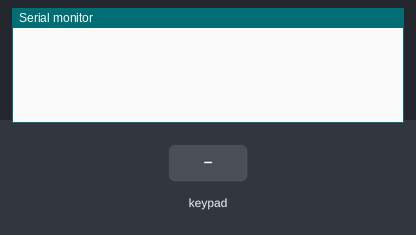
The sketch below on a simulated Arduino Uno, built with avr-gcc and run on an emulated ATmega328P. On the bench: the last lines printed to the serial monitor. The inputs (shaded band) are chosen by the test bench.

Above: at 1.2 s.
1.3 s: key '1' pressed
At 1.9 s:
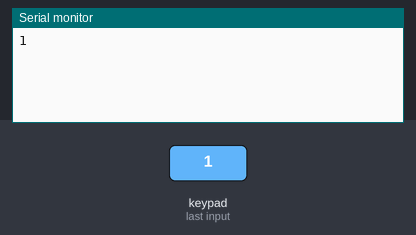
2.8 s: keypad keys 1 2 3 pressed 0.4 s apart
At 3.47 s:
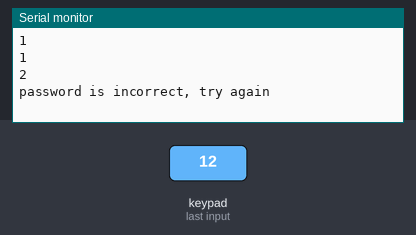
5.5 s: key '*' pressed
At 6.7 s:
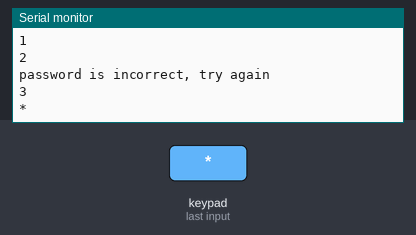
7.0 s: keypad keys 1 2 3 # pressed 0.4 s apart
At 9.5 s:
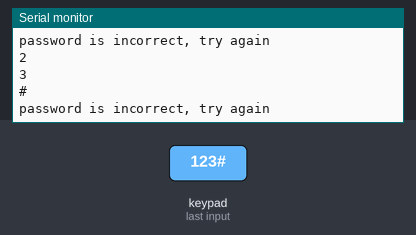
10.1 s: keypad keys 1 2 3 * pressed 0.4 s apart
At 11.2 s:
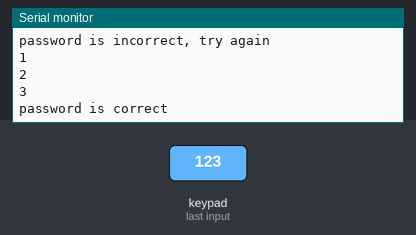
Timing chart, 0 to 13.1 s (numbered marks = the images above; inputs shaded):
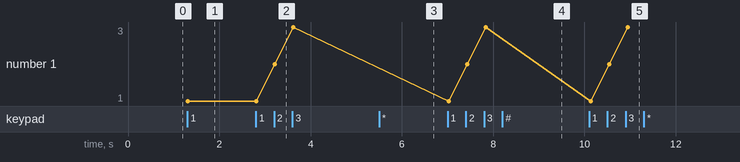

The sketch:

password_test.ino
```cpp
#include <Keypad.h>

const byte ROWS = 4;
const byte COLS = 3;

char hexaKeys[ROWS][COLS] = {
  {'1', '2', '3'},
  {'4', '5', '6'},
  {'7', '8', '9'},
  {'*', '0', '#'}
};

// pins for the BLACK keyboard
byte rowPins[ROWS] = {5, 6, 7, 8}; //connect to the row pinouts of the keypad
byte colPins[COLS] = {2, 3, 4}; //connect to the column pinouts of the keypad

Keypad keypad = Keypad(makeKeymap(hexaKeys), rowPins, colPins, ROWS, COLS);


const String password = "123"; // change your password here
String input_password;

void setup() {
  Serial.begin(9600);
  input_password.reserve(32); // maximum input characters is 33, change if needed

}

void loop() {
  char key = keypad.getKey();

  if (key) {
    Serial.println(key);
    input_password += key; // append new character to input password string

  //  if (key == '*') {
  //    input_password = ""; // clear input password
    //} else
     if (input_password.length() == password.length()) {
      if (password == input_password) {
        Serial.println("password is correct");
        // DO YOUR WORK HERE

      } else {
        Serial.println("password is incorrect, try again");

      }
        input_password = ""; // clear input password

    //} else {
    }
  }
  delay(100);
}
```

Measured:
- after the input at 1.3 s, the serial monitor: prints a new line at once (image 1)
- after the input at 2.8 s, the serial monitor: prints a new line after 0.41 s (image 2)
- after the input at 5.5 s, the serial monitor: prints a new line at once (image 3)
- after the input at 7.0 s, the serial monitor: prints a new line at once (image 4)
- after the input at 10.1 s, the serial monitor: prints a new line at once (image 5)
- plotted number 1: 1 → 3 after the input at 2.8 s
